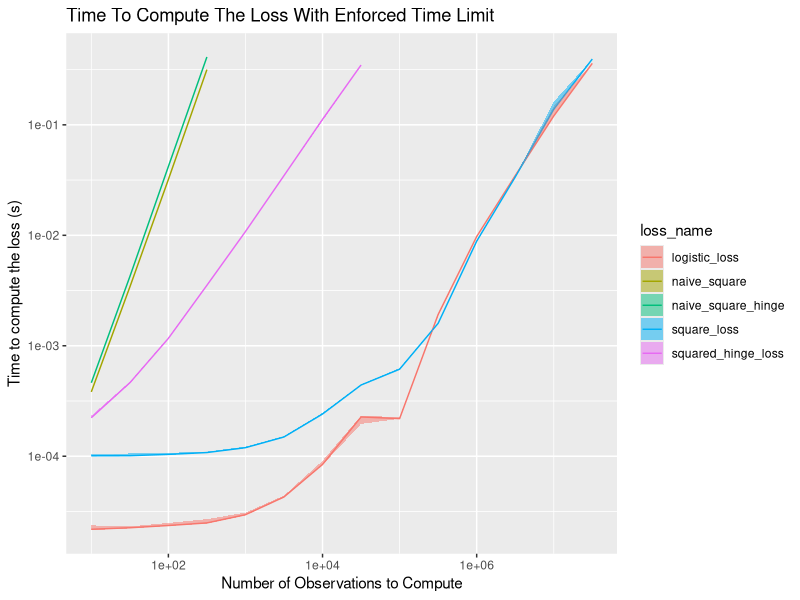

R code for this plot:
library(data.table)
library(ggplot2)

setwd(dirname(rstudioapi::getActiveDocumentContext()$path))
timing.dt <- fread("timing_data.csv")

# subset.dt <- timing.dt[timing.dt[,.I[which.max(time_limit)],by=.(loss_name,
#                                                                 data_size)]$V1]

ggplot(timing.dt)+
  geom_line(aes(data_size, median_time,color=loss_name))+
  geom_ribbon(aes(x=data_size, y=median_time, ymin=lower_quantile, ymax=upper_quantile,
                  fill=loss_name), alpha = 0.5)+
  scale_x_log10()+
  scale_y_log10()+
  ylab('Time to compute the loss (s)')+
  xlab('Number of Observations to Compute')+
  ggtitle("Time To Compute The Loss With Enforced Time Limit")
